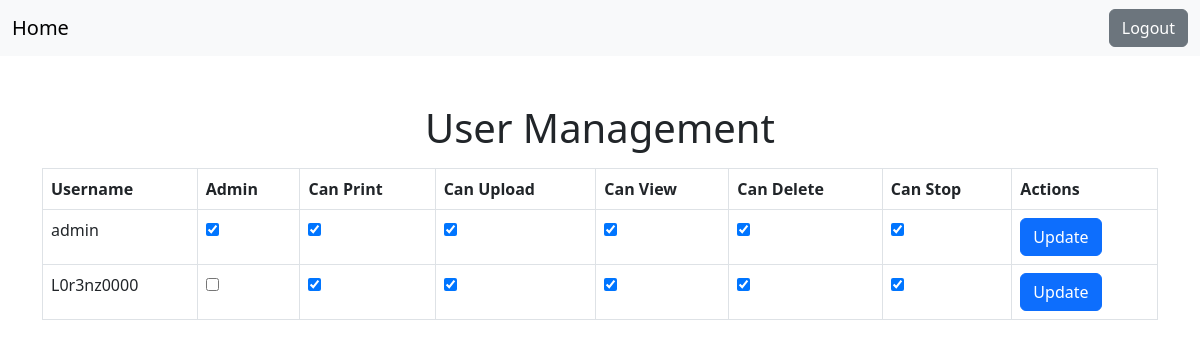
Page /users (signed in) on the earlier database version.
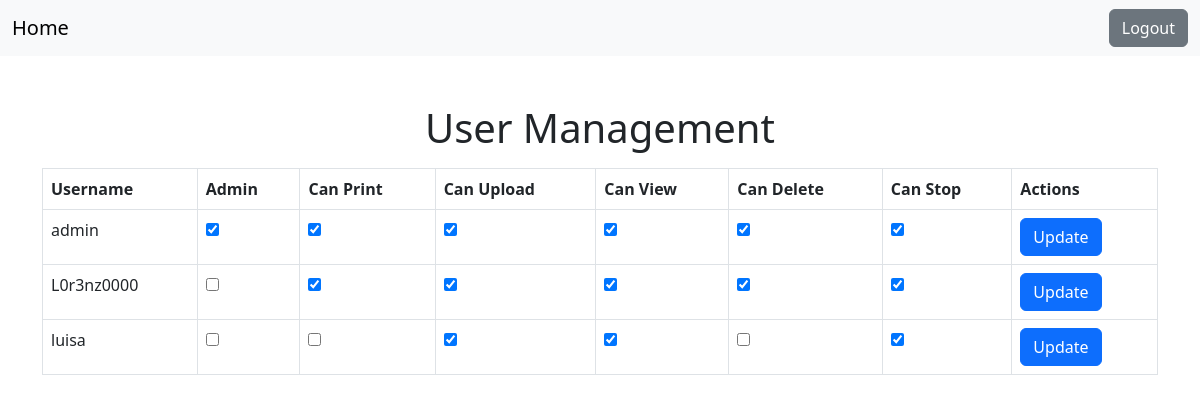
Same page on the later database version.
### models.py (models this page shows, shortened)
class User(db.Model):
  id = db.Column(db.Integer, primary_key=True)
  username = db.Column(db.String(150), unique=True, nullable=False)
  password = db.Column(db.String(150), nullable=False)
  is_admin = db.Column(db.Boolean, default=False)
  can_print = db.Column(db.Boolean, default=False)
  can_upload = db.Column(db.Boolean, default=False)
  can_view = db.Column(db.Boolean, default=False)
  can_delete = db.Column(db.Boolean, default=False)
  can_stop = db.Column(db.Boolean, default=False)

### app.py (the view, shortened to what this page needs)
@app.route('/users', methods=['GET', 'POST'])
def users():
  if not session.get('is_admin'):
    flash('You do not have access to this page.', 'danger')
    return redirect('/home')
  form = PermissionForm()
  users = User.query.all()
  return render_template('users.html', users=users, form=form)

### forms.py
class PermissionForm(FlaskForm):
  is_admin = BooleanField('Is Admin')
  can_print = BooleanField('Can Print')
  can_upload = BooleanField('Can Upload')
  can_view = BooleanField('Can View')
  can_delete = BooleanField('Can Delete')
  can_stop = BooleanField('Can Stop')
  submit = SubmitField('Update Permissions')

### templates/users.html (shortened to what this page needs)
<!DOCTYPE html>
<html lang="en">
<head>
    <link href="https://cdn.jsdelivr.net/npm/bootstrap@5.3.0/dist/css/bootstrap.min.css" rel="stylesheet">
</head>
<body>
    <nav class="navbar navbar-light bg-light">
        <div class="container-fluid">
            <a class="navbar-brand" href="{{ url_for('home') }}">Home</a>
            <div class="d-flex">
                <a href="{{ url_for('logout') }}" class="btn btn-secondary">Logout</a>
            </div>
        </div>
    </nav>
    <div class="container mt-5">
        <h1 class="text-center">User Management</h1>
        <table class="table table-bordered mt-3">
            <thead>
                <tr>
                    <th>Username</th>
                    <th>Admin</th>
                    <th>Can Print</th>
                    <th>Can Upload</th>
                    <th>Can View</th>
                    <th>Can Delete</th>
                    <th>Can Stop</th>
                    <th>Actions</th>
                </tr>
            </thead>
            <tbody>
                {% for user in users %}
                    <tr>
                        <td>{{ user.username }}</td>
                        <form method="POST" action="{{ url_for('users') }}">
                            <td>
                                <input type="checkbox" name="is_admin" {% if user.is_admin %}checked{% endif %}>
                            </td>
                            <td>
                                <input type="checkbox" name="can_print" {% if user.can_print %}checked{% endif %}>
                            </td>
                            <td>
                                <input type="checkbox" name="can_upload" {% if user.can_upload %}checked{% endif %}>
                            </td>
                            <td>
                                <input type="checkbox" name="can_view" {% if user.can_view %}checked{% endif %}>
                            </td>
                            <td>
                                <input type="checkbox" name="can_delete" {% if user.can_delete %}checked{% endif %}>
                            </td>
                            <td>
                                <input type="checkbox" name="can_stop" {% if user.can_stop %}checked{% endif %}>
                            </td>
                            <td>
                                <button type="submit" class="btn btn-primary">Update</button>
                            </td>
                        </form>
                    </tr>
                {% endfor %}
            </tbody>
        </table>
    </div>
</body>
</html>

Differences in the rows shown:
added User: username "luisa", can_upload "☑", can_view "☑", can_stop "☑"
